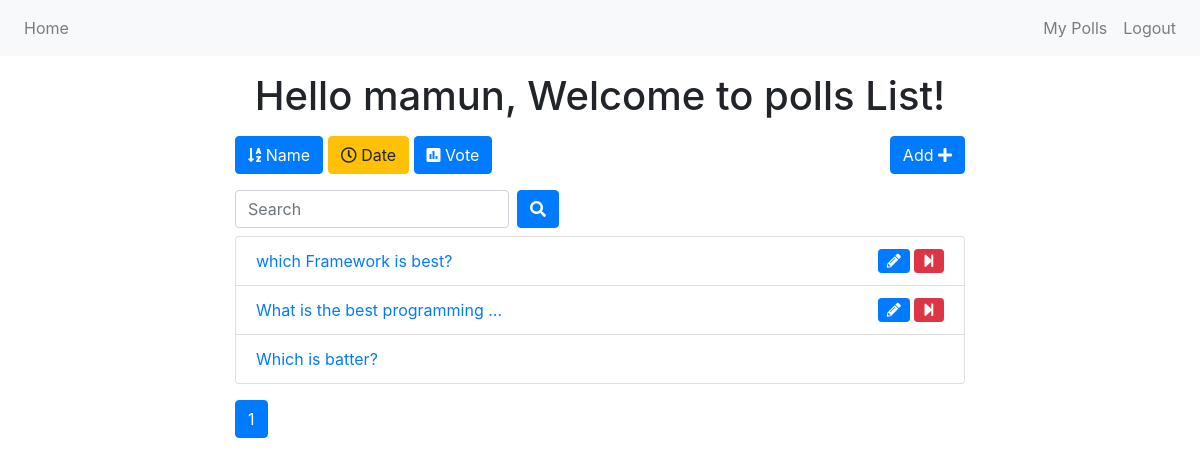
Page /poll/?date=True (signed in) on the committed database.
### poll/models.py (models this page shows, shortened)
class Poll(models.Model):
    owner = models.ForeignKey(User, on_delete=models.CASCADE)
    text = models.TextField()
    pub_date = models.DateTimeField(default=timezone.now)
    active = models.BooleanField(default=True)

### poll/views.py (the view)
# urls.py: path('', views.index, name='index'),
@login_required()
def index(request):
    all_polls = Poll.objects.all()
    search_term = ''
    if 'name' in request.GET:
        all_polls = all_polls.order_by('text')
    if 'date' in request.GET:
        all_polls = all_polls.order_by('pub_date')
    if 'vote' in request.GET:
        all_polls = all_polls.annotate(Count('vote')).order_by('vote__count')
    if 'search' in request.GET:
        search_term = request.GET['search']
        all_polls = all_polls.filter(text__icontains=search_term)
    paginator = Paginator(all_polls, 6)  # Show 6 contacts per page
    page = request.GET.get('page')
    polls = paginator.get_page(page)
    get_dict_copy = request.GET.copy()
    params = get_dict_copy.pop('page', True) and get_dict_copy.urlencode()
    print(params)
    context = {
        'polls': polls,
        'params': params,
        'search_term': search_term,
    }
    return render(request, 'poll/polls_list.html', context)

### poll/templates/poll/polls_list.html (shortened to what this page needs)
{% extends 'user/base.html' %}
{% block content %}
<div class="container">
    <div class="row">
        <div class="col-md-8 offset-sm-2">
            <h1 class="text-center mt-3 mb-3">Hello {{request.user}}, Welcome to polls List!</h1>
            <a class="btn btn-{% if 'name' in request.GET %}warning{% else %}primary{% endif %} mb-3" href="?name=True"
                role="button"><i class="fas fa-sort-alpha-down"></i>
                Name</a>
            <a class="btn btn-{% if 'date' in request.GET %}warning{% else %}primary{% endif %} mb-3" href="?date=True"
                role="button"><i class="far fa-clock"></i> Date</a>
            <a class="btn btn-{% if 'vote' in request.GET %}warning{% else %}primary{% endif %} mb-3" href="?vote=True"
                role="button"><i class="fas fa-poll"></i> Vote</a>
            <a class="btn btn-primary mb-3 float-right" href="{% url 'add' %}" role="button">Add <i class="fas fa-plus"></i></a>
            <form class="form-inline">
                <div class="form-group mr-sm-2 mb-2">
                    <input type="search" class="form-control" name="search" placeholder="Search" value={{ search_term }}>
                </div>
                <button type="submit" class="btn btn-primary mb-2"><i class="fas fa-search"></i></button>
            </form>
            <ul class="list-group">
                {% for poll in polls %}
                <li class="list-group-item"><a href="{% url 'detail' poll.id %}">{{ poll.text|truncatewords:5 }}
                    </a>
                    {% if request.user == poll.owner %}
                    {% if poll.active %}
                    <a href="{% url 'end_poll' poll.id %}" data-toggle="tooltip" data-placement="top" title="End Poll"
                        onclick="return confirm('Are you sure ?')"><i class="fas fa-step-forward float-right btn btn-danger btn-sm"></i></a>
                    {% endif %}
                    <a href="{% url 'edit' poll.id %}" class="mr-3" data-toggle="tooltip" data-placement="top"
                        title="Edit Poll"><i class="fas fa-pencil-alt float-right btn btn-primary btn-sm mr-1"></i></a>
                    {% endif %}
                </li>
                {% endfor %}
            </ul>
            <nav class="mt-3">
                <ul class="pagination">
                    <li class="page-item active"><a class="page-link" href="">{{ polls.number }}</a></li>
                </ul>
            </nav>
        </div>
    </div>
</div>
{% endblock content %}

### rows in the picture
Poll: text "which Framework is best?", active True (drawn)
Poll: text "What is the best programming …", active True (drawn)
Poll: text "Which is batter?"

### other values in the picture
{{ request.user }} "mamun"
{{ polls.number }} "1"
